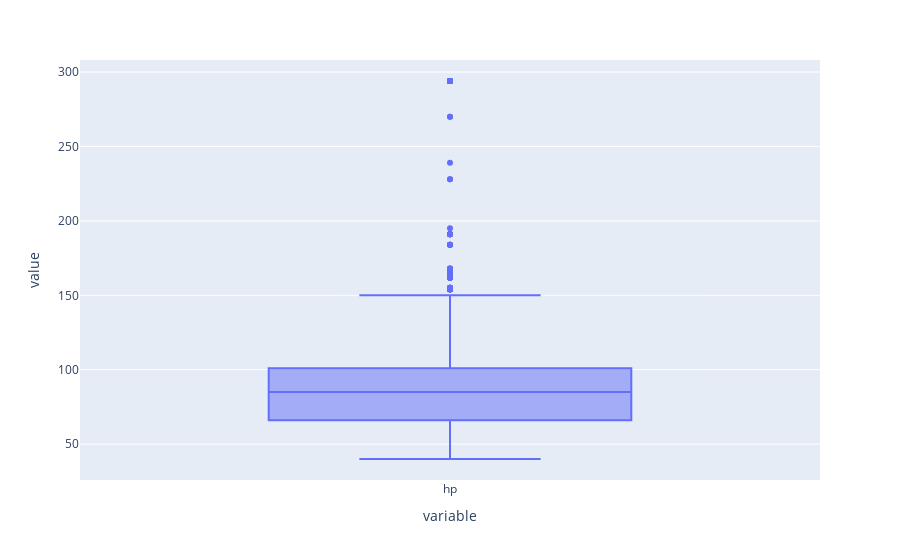

Notebook code for this chart:
### Code cell
px.box(df.hp)

### Figure 1 — Plotly figure (JSON) as saved in the notebook; plotly's stock layout.template omitted (floating-point values rounded to 4 significant figures; data arrays with more than 128 entries replaced by an {"elided": "..."} marker saying what was removed)
{"data": [{"alignmentgroup": "True", "hovertemplate": "variable=%{x}<br>value=%{y}<extra></extra>", "legendgroup": "", "marker": {"color": "#636efa"}, "name": "", "notched": false, "offsetgroup": "", "orientation": "v", "showlegend": false, "type": "box", "x": {"elided": "15919 str values"}, "x0": " ", "xaxis": "x", "y": {"elided": "15919 float values"}, "y0": " ", "yaxis": "y"}], "layout": {"boxmode": "group", "legend": {"tracegroupgap": 0}, "margin": {"t": 60}, "xaxis": {"anchor": "y", "domain": [0, 1], "title": {"text": "variable"}}, "yaxis": {"anchor": "x", "domain": [0, 1], "title": {"text": "value"}}}}
